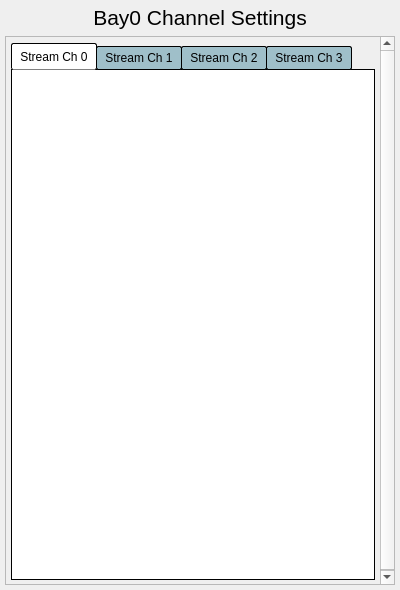
<?xml version="1.0" encoding="UTF-8"?>
<ui version="4.0">
 <class>Form</class>
 <widget class="QWidget" name="Form">
  <property name="geometry">
   <rect>
    <x>0</x>
    <y>0</y>
    <width>400</width>
    <height>590</height>
   </rect>
  </property>
  <property name="sizePolicy">
   <sizepolicy hsizetype="MinimumExpanding" vsizetype="Preferred">
    <horstretch>0</horstretch>
    <verstretch>0</verstretch>
   </sizepolicy>
  </property>
  <property name="windowTitle">
   <string>Bay0 Channel Setting</string>
  </property>
  <property name="styleSheet">
   <string notr="true"/>
  </property>
  <layout class="QVBoxLayout" name="verticalLayout" stretch="0,1">
   <property name="leftMargin">
    <number>5</number>
   </property>
   <property name="topMargin">
    <number>5</number>
   </property>
   <property name="rightMargin">
    <number>5</number>
   </property>
   <property name="bottomMargin">
    <number>5</number>
   </property>
   <item>
    <widget class="QLabel" name="label">
     <property name="font">
      <font>
       <pointsize>16</pointsize>
      </font>
     </property>
     <property name="styleSheet">
      <string notr="true"/>
     </property>
     <property name="text">
      <string>Bay0 Channel Settings</string>
     </property>
     <property name="alignment">
      <set>Qt::AlignCenter</set>
     </property>
    </widget>
   </item>
   <item>
    <widget class="QScrollArea" name="scrollArea">
     <property name="sizeAdjustPolicy">
      <enum>QAbstractScrollArea::AdjustIgnored</enum>
     </property>
     <property name="widgetResizable">
      <bool>true</bool>
     </property>
     <widget class="QWidget" name="scrollAreaWidgetContents">
      <property name="geometry">
       <rect>
        <x>0</x>
        <y>0</y>
        <width>388</width>
        <height>553</height>
       </rect>
      </property>
      <layout class="QHBoxLayout" name="horizontalLayout">
       <property name="leftMargin">
        <number>5</number>
       </property>
       <property name="topMargin">
        <number>5</number>
       </property>
       <property name="rightMargin">
        <number>5</number>
       </property>
       <property name="bottomMargin">
        <number>5</number>
       </property>
       <item>
        <widget class="QTabWidget" name="tabWidget">
         <property name="sizePolicy">
          <sizepolicy hsizetype="Preferred" vsizetype="Preferred">
           <horstretch>0</horstretch>
           <verstretch>0</verstretch>
          </sizepolicy>
         </property>
         <property name="minimumSize">
          <size>
           <width>0</width>
           <height>538</height>
          </size>
         </property>
         <property name="styleSheet">
          <string notr="true">QTabWidget::pane {
    border: 1px solid black;
    background: white;
}

QTabWidget::tab-bar:top {
    top: 1px;
}

QTabWidget::tab-bar:bottom {
    bottom: 1px;
}

QTabWidget::tab-bar:left {
    right: 1px;
}

QTabWidget::tab-bar:right {
    left: 1px;
}

QTabBar::tab {
    border: 1px solid black;
}

QTabBar::tab:selected {
    background: white;
}

QTabBar::tab:!selected {
    background: rgb(159,191,201);
}

QTabBar::tab:!selected:hover {
    background:  rgb(179,211,221);
}

QTabBar::tab:top:!selected {
    margin-top: 3px;
}

QTabBar::tab:bottom:!selected {
    margin-bottom: 3px;
}

QTabBar::tab:top, QTabBar::tab:bottom {
    min-width: 6ex;
    margin-right: -1px;
    padding: 4px 8px 4px 8px;
	border-radius: 2px;
}

QTabBar::tab:top:selected {
    border-bottom-color: none;
}

QTabBar::tab:bottom:selected {
    border-top-color: none;
}

QTabBar::tab:top:last, QTabBar::tab:bottom:last,
QTabBar::tab:top:only-one, QTabBar::tab:bottom:only-one {
    margin-right: 0;
}

QTabBar::tab:left:!selected {
    margin-right: 3px;
}

QTabBar::tab:right:!selected {
    margin-left: 3px;
}

QTabBar::tab:left, QTabBar::tab:right {
    min-height: 6ex;
    margin-bottom: -1px;
    padding: 8px 5px 8px 5px;
	border-radius: 2px;
}

QTabBar::tab:left:selected {
    border-left-color: none;
}

QTabBar::tab:right:selected {
    border-right-color: none;
}

QTabBar::tab:left:last, QTabBar::tab:right:last,
QTabBar::tab:left:only-one, QTabBar::tab:right:only-one {
    margin-bottom: 0;
}</string>
         </property>
         <property name="currentIndex">
          <number>0</number>
         </property>
         <widget class="QWidget" name="tab">
          <property name="styleSheet">
           <string notr="true"/>
          </property>
          <attribute name="title">
           <string>Stream Ch 0</string>
          </attribute>
          <layout class="QVBoxLayout" name="verticalLayout_4">
           <property name="leftMargin">
            <number>5</number>
           </property>
           <property name="topMargin">
            <number>5</number>
           </property>
           <property name="rightMargin">
            <number>5</number>
           </property>
           <property name="bottomMargin">
            <number>5</number>
           </property>
           <item>
            <widget class="PyDMEmbeddedDisplay" name="PyDMEmbeddedDisplay">
             <property name="toolTip">
              <string/>
             </property>
             <property name="macros" stdset="0">
              <string>{&quot;CH&quot;:&quot;0&quot;}</string>
             </property>
             <property name="filename" stdset="0">
              <string>individuals/down_converter_ch_stream.ui</string>
             </property>
            </widget>
           </item>
          </layout>
         </widget>
         <widget class="QWidget" name="tab_2">
          <attribute name="title">
           <string>Stream Ch 1</string>
          </attribute>
          <layout class="QVBoxLayout" name="verticalLayout_3">
           <property name="leftMargin">
            <number>5</number>
           </property>
           <property name="topMargin">
            <number>5</number>
           </property>
           <property name="rightMargin">
            <number>5</number>
           </property>
           <property name="bottomMargin">
            <number>5</number>
           </property>
           <item>
            <widget class="PyDMEmbeddedDisplay" name="PyDMEmbeddedDisplay_2">
             <property name="toolTip">
              <string/>
             </property>
             <property name="macros" stdset="0">
              <string>{&quot;CH&quot;:&quot;1&quot;}</string>
             </property>
             <property name="filename" stdset="0">
              <string>individuals/down_converter_ch_stream.ui</string>
             </property>
            </widget>
           </item>
          </layout>
         </widget>
         <widget class="QWidget" name="tab_3">
          <attribute name="title">
           <string>Stream Ch 2</string>
          </attribute>
          <layout class="QVBoxLayout" name="verticalLayout_2">
           <property name="leftMargin">
            <number>5</number>
           </property>
           <property name="topMargin">
            <number>5</number>
           </property>
           <property name="rightMargin">
            <number>5</number>
           </property>
           <property name="bottomMargin">
            <number>5</number>
           </property>
           <item>
            <widget class="PyDMEmbeddedDisplay" name="PyDMEmbeddedDisplay_3">
             <property name="toolTip">
              <string/>
             </property>
             <property name="macros" stdset="0">
              <string>{&quot;CH&quot;:&quot;2&quot;}</string>
             </property>
             <property name="filename" stdset="0">
              <string>individuals/down_converter_ch_stream.ui</string>
             </property>
            </widget>
           </item>
          </layout>
         </widget>
         <widget class="QWidget" name="tab_4">
          <attribute name="title">
           <string>Stream Ch 3</string>
          </attribute>
          <layout class="QVBoxLayout" name="verticalLayout_5">
           <property name="leftMargin">
            <number>5</number>
           </property>
           <property name="topMargin">
            <number>5</number>
           </property>
           <property name="rightMargin">
            <number>5</number>
           </property>
           <property name="bottomMargin">
            <number>5</number>
           </property>
           <item>
            <widget class="PyDMEmbeddedDisplay" name="PyDMEmbeddedDisplay_4">
             <property name="toolTip">
              <string/>
             </property>
             <property name="macros" stdset="0">
              <string>{&quot;CH&quot;:&quot;3&quot;}</string>
             </property>
             <property name="filename" stdset="0">
              <string>individuals/down_converter_ch_stream.ui</string>
             </property>
            </widget>
           </item>
          </layout>
         </widget>
        </widget>
       </item>
      </layout>
     </widget>
    </widget>
   </item>
  </layout>
 </widget>
 <customwidgets>
  <customwidget>
   <class>PyDMEmbeddedDisplay</class>
   <extends>QFrame</extends>
   <header>pydm.widgets.embedded_display</header>
  </customwidget>
 </customwidgets>
 <resources/>
 <connections/>
</ui>
